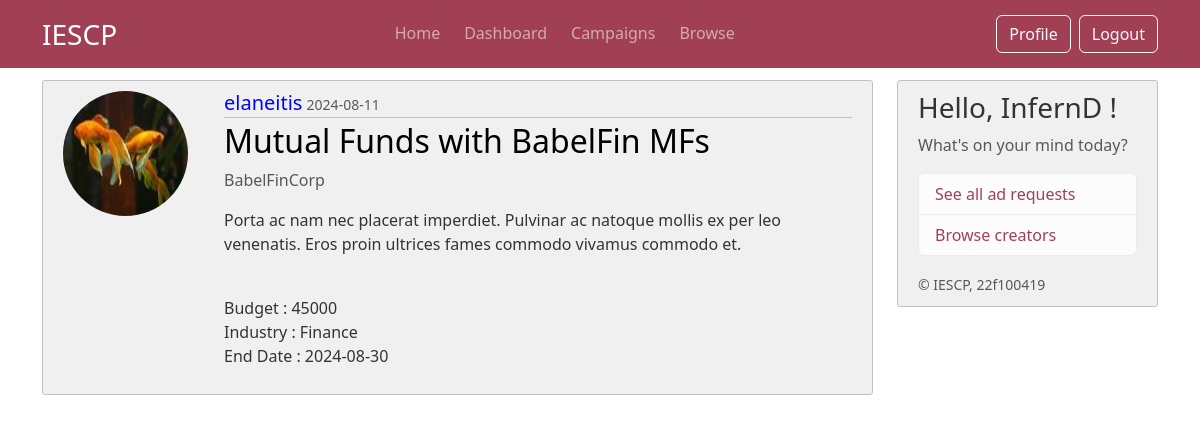
The app's page /campaign/3 (signed in) with its own data.
### iescp/models.py (models this page shows, shortened)
class CommonUser(db.Model,UserMixin):
     __tablename__ = 'commonuser'
     id = db.Column(db.Integer, primary_key=True)
     role = db.Column(db.String(25), nullable=False) # sponsor or creator
     username = db.Column(db.String(16), unique=True, nullable =False)
     password = db.Column(db.String(60), nullable =False)
     email = db.Column(db.String(50), unique=True, nullable =False)
     firstname = db.Column(db.String(50), nullable=False)
     lastname = db.Column(db.String(50), nullable=False)
     profile_pic = db.Column(db.String(16), nullable =False, default='default.jpg')
     status = db.Column(db.String(12), nullable= False, default='Public') #public or private profile for browse page
     flag = db.Column(db.String(5), nullable=False, default='No') # flag for admin
     phone_no = db.Column(db.String(16), nullable = False)

class Post(db.Model):
     id = db.Column(db.Integer, primary_key=True)
     title = db.Column(db.String(100), nullable =False)
     date_posted = db.Column(db.DateTime, nullable =False, default =datetime.now(timezone.utc))
     description = db.Column(db.Text, nullable =False)
     budget = db.Column(db.String(20), nullable =False)
     industry = db.Column(db.String(20), nullable =False)
     end_date = db.Column(db.DateTime, nullable =False)
     user_id = db.Column(db.Integer,db.ForeignKey('sponsor.id'),nullable= False)
     status = db.Column(db.String(20), nullable=False, default='Public')
     author = db.relationship('Sponsor', backref='posts', lazy=True)

class Sponsor(db.Model, UserMixin):
     __tablename__ = 'sponsor'
     id = db.Column(db.Integer, primary_key=True)
     company = db.Column(db.String(50), nullable = False)
     industry = db.Column(db.String(50), nullable=False)
     website= db.Column(db.String(120), nullable=False)
     company_address = db.Column(db.Text, nullable=False)
     common_id = db.Column(db.Integer, db.ForeignKey('commonuser.id'), nullable = False)
     common_user = db.relationship('CommonUser', backref='sponsor', uselist=False)

### iescp/routes.py (the view)
@app.route("/campaign/<post_id>")
@login_required
def post(post_id):
     post = Post.query.get_or_404(post_id)
     return render_template('post.html',title=post.title, post=post)

### iescp/models.py (called while the page is built)
@login_manager.user_loader
def load_user(user_id):
     return CommonUser.query.get(int(user_id))

### iescp/templates/post.html (shortened to what this page needs)
 {% extends "layout.html" %}
 {% block content %}
    <article class="d-flex content-section">
        <div class="flex-shrink-0">
            <img src="{{ url_for('static', filename='images/profile_pics/'+ post.author.common_user.profile_pic) }}" alt="{{post.author.common_user.username}}'s profile image" class="rounded-circle account-img">
        </div>
        <div class="flex-grow-1 ms-3">
            <div class="article-metadata">
                <a class="mr-2 h5" href="{{ url_for('sponsor_view',username=post.author.common_user.username) }}"> {{ post.author.common_user.username }}</a>
                <small class="text-muted"> {{ post.date_posted.strftime('%Y-%m-%d') }}</small>
            </div>
            <h2 class="article-title"> {{ post.title }} </h2>
            <p class="article-content text-muted"> {{ post.author.company }} </p>
            <p class="article-content"> {{ post.description }} </p>
            <p class="article-content">
                <span> Budget : {{ post.budget }}</span>
                <span> Industry : {{ post.industry }} </span>
                <span> End Date : {{ post.end_date.strftime('%Y-%m-%d') }} </span>
            </p>
        </div>
    </article>
 {% endblock content %}

### iescp/templates/layout.html (shortened to what this page needs)
<!DOCTYPE html>
<html>
    <head>
        <link href="https://cdn.jsdelivr.net/npm/bootstrap@5.3.3/dist/css/bootstrap.min.css" rel="stylesheet">
        <link rel="stylesheet" type="text/css" href="{{ url_for('static', filename='css/layout.css') }}">
    </head>
    <body>
        {% if current_user.email!='admin@admin.com'%}
        <header class="site-header">
            <nav class="navbar navbar-expand-md fixed-top" data-bs-theme="dark">
                <div class="container">
                    <a class="navbar-brand fs-3" href="{{ url_for('home') }}" >IESCP</a>
                    <div class="collapse navbar-collapse" id="navbarSupportedContent">
                        <ul class="navbar-nav nav-underline ms-auto mb-2 mb-lg-0 gap-2">
                            <li class="nav-item">
                                <a class="nav-link {{ 'active' if request.endpoint == 'home' }}" aria-current="page" href="{{ url_for('home') }}"> Home </a>
                            </li>
                            <li class="nav-item">
                                <a class="nav-link {{ 'active' if request.endpoint == 'dashboard' }}" href="{{ url_for('dashboard') }}"> Dashboard </a>
                            </li>
                            <li class="nav-item">
                                <a class="nav-link {{ 'active' if request.endpoint == 'campaign' }}" href="{{ url_for('campaign') }}"> Campaigns </a>
                            </li>
                            <li class="nav-item">
                                <a class="nav-link {{ 'active' if request.endpoint == 'browse' }}" href="{{ url_for('browse') }}"> Browse </a>
                            </li>
                        </ul>
                        <ul class="navbar-nav ms-auto mb-2 mb-lg-0 gap-2">
                            <li class="nav-item">
                                {% if current_user.role=='Sponsor' %}
                                    <a class="btn btn-outline-light" href="{{url_for('sponsor_profile')}}"> Profile </a>
                                {% endif %}
                            </li>
                            <li class="nav-item">
                                <a class="btn btn-outline-light" href="{{ url_for('logout') }}"> Logout </a>
                            </li>
                        </ul>
                    </div>
            </nav>
        </header>
        <main role="main" class="container">
            <div class="row">
                <div class="col-md-9">
                    {% block content %} {% endblock %}
                </div>
                <div class="col-md-3">
                    <div class="content-section sticky-top">
                        <h3> Hello, {{ current_user.username }} ! </h3>
                        <p class='text-muted'> What's on your mind today?
                        <ul class="list-group">
                            {% if current_user.role == "Sponsor" %}
                            <li class="list-group-item list-group-item-action list-group-item-light"> <a href="{{ url_for('sponsor_adreq_list') }}"> See all ad requests </a> </li>
                            <li class="list-group-item list-group-item-action list-group-item-light"> <a href="{{ url_for('browse') }}"> Browse creators </a> </li>
                            {% endif %}
                        </ul>
                        </p>
                        <small class="text-muted">&copy; IESCP, 22f100419</small>
                    </div>
                </div>
            </div>
        </main>
        {% endif %}
    </body>
</html>

### iescp/static/css/layout.css (style rules this page uses)
.navbar { background-color: #a14055; }
.sticky-top { top: 80px; }
body { background: #fff; color: #333333; margin-top: 5rem; height: 100vh; }
body::before { content: ''; position: fixed; top: 0; left: 0; width: 100%; height: 100%; background-image: url('../images/layout-bg-2.png'); background-size: cover; background-repeat: no-repeat; background-position: center; background-attachment: fixed; opacity: 0.3; z-index: -1; }
.content-section { background: #f0f0f0; padding: 10px 20px; border: 1px solid #c1c1c1; border-radius: 3px; margin-bottom: 20px; }
a { text-decoration: none; }
.article-title { color: #000; }
.article-content { white-space: pre-line; }
.article-metadata { padding-bottom: 1px; margin-bottom: 4px; color: blue; text-decoration: none; border-bottom: 1px solid #c1c1c1; }
.account-img { height: 125px; width: 125px; margin-right: 20px; margin-bottom: 16px; }
.list-group a { color: #a14055; }

### records on screen
CommonUser: profile_pic (picture), author.common_user.username "elaneitis"
Post: date_posted "2024-08-11", title "Mutual Funds with BabelFin MFs", description "Porta ac nam nec placerat imperdiet. Pulvinar ac natoque mollis ex per leo venenatis. Eros proin ultrices fames commodo vivamus commodo et.", budget "45000", industry "Finance", end_date "2024-08-30"
Sponsor: author.company "BabelFinCorp"
CommonUser: username "InfernD"
